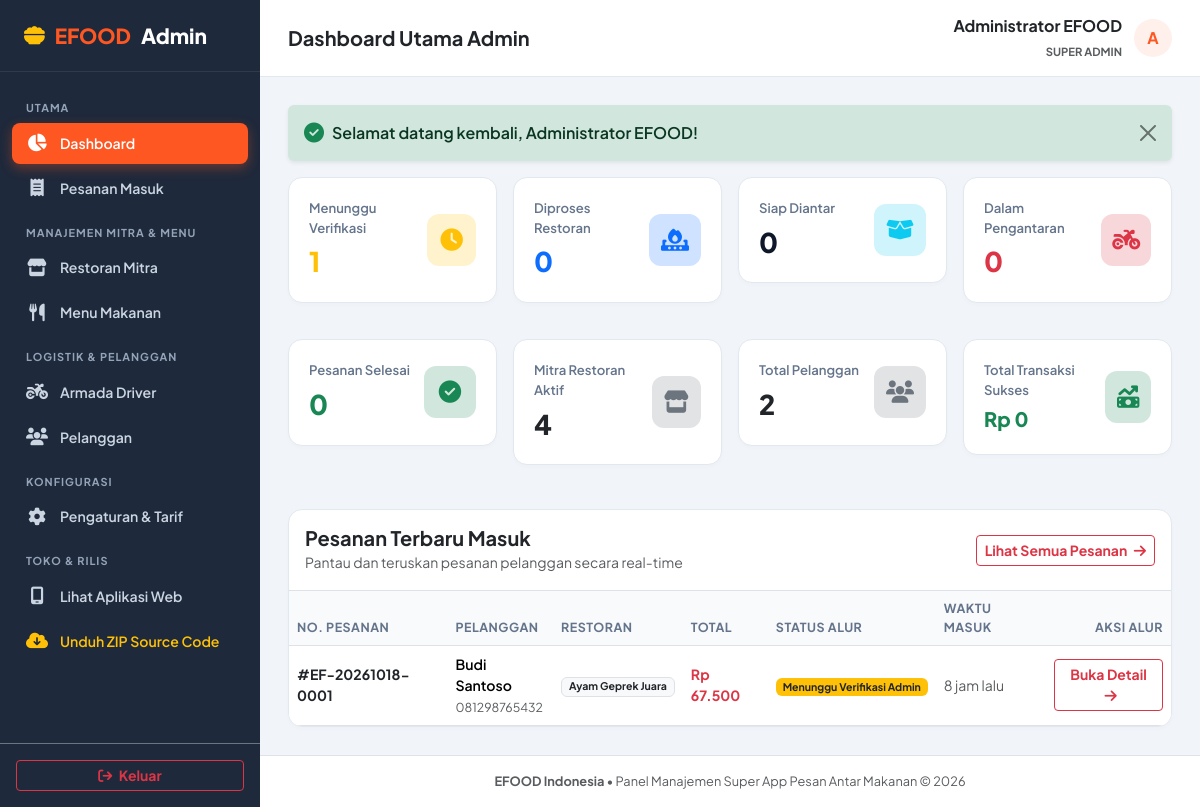
/public/admin/dashboard (signed in), run on the app's committed database.
### tables this page shows
CREATE TABLE `orders` (
  `id` INT UNSIGNED AUTO_INCREMENT PRIMARY KEY,
  `order_number` VARCHAR(30) NOT NULL UNIQUE,
  `customer_id` INT UNSIGNED NOT NULL,
  `restaurant_id` INT UNSIGNED NOT NULL,
  `driver_id` INT UNSIGNED NULL,
  `status` ENUM(
    'pending_verification',
    'verified',
    'restaurant_processing',
    'ready_for_delivery',
    'assigned_to_driver',
    'picked_up',
    'on_delivery',
    'delivered',
    'rejected',
    'cancelled',
    'delivery_failed'
  ) NOT NULL DEFAULT 'pending_verification',
  `payment_method` ENUM('cod', 'transfer') NOT NULL DEFAULT 'cod',
  `payment_status` ENUM('unpaid', 'paid') NOT NULL DEFAULT 'unpaid',
  `subtotal` DECIMAL(12, 2) NOT NULL,
  `delivery_fee` DECIMAL(12, 2) NOT NULL DEFAULT 0.00,
  `discount_amount` DECIMAL(12, 2) NOT NULL DEFAULT 0.00,
  `grand_total` DECIMAL(12, 2) NOT NULL,
  `customer_name` VARCHAR(100) NOT NULL,
  `customer_phone` VARCHAR(25) NOT NULL,
  `delivery_address` TEXT NOT NULL,
  `delivery_latitude` DECIMAL(10, 8) NOT NULL,
  `delivery_longitude` DECIMAL(11, 8) NOT NULL,
  `distance_km` DECIMAL(6, 2) NOT NULL DEFAULT 1.00,
  `customer_note` TEXT NULL,
  `verified_by` INT UNSIGNED NULL,
  `verified_at` DATETIME NULL,
  `created_at` TIMESTAMP DEFAULT CURRENT_TIMESTAMP,
  `updated_at` TIMESTAMP DEFAULT CURRENT_TIMESTAMP ON UPDATE CURRENT_TIMESTAMP,
  FOREIGN KEY (`customer_id`) REFERENCES `users`(`id`),
  FOREIGN KEY (`restaurant_id`) REFERENCES `restaurants`(`id`),
  FOREIGN KEY (`driver_id`) REFERENCES `drivers`(`id`) ON DELETE SET NULL,
  FOREIGN KEY (`verified_by`) REFERENCES `users`(`id`) ON DELETE SET NULL,
  INDEX `idx_orders_status` (`status`),
  INDEX `idx_orders_customer` (`customer_id`),
  INDEX `idx_orders_number` (`order_number`)
);

CREATE TABLE `restaurants` (
  `id` INT UNSIGNED AUTO_INCREMENT PRIMARY KEY,
  `name` VARCHAR(150) NOT NULL,
  `slug` VARCHAR(160) NOT NULL UNIQUE,
  `description` TEXT NULL,
  `address` TEXT NOT NULL,
  `latitude` DECIMAL(10, 8) NOT NULL DEFAULT -6.20000000,
  `longitude` DECIMAL(11, 8) NOT NULL DEFAULT 106.81666600,
  `whatsapp` VARCHAR(25) NOT NULL,
  `opening_time` TIME NOT NULL DEFAULT '08:00:00',
  `closing_time` TIME NOT NULL DEFAULT '22:00:00',
  `minimum_order` DECIMAL(12, 2) NOT NULL DEFAULT 10000.00,
  `preparation_time` INT NOT NULL DEFAULT 20,  
  `logo` VARCHAR(255) NULL,
  `cover_image` VARCHAR(255) NULL,
  `rating` DECIMAL(3, 2) NOT NULL DEFAULT 4.80,
  `status` ENUM('active', 'inactive') NOT NULL DEFAULT 'active',
  `created_at` TIMESTAMP DEFAULT CURRENT_TIMESTAMP,
  `updated_at` TIMESTAMP DEFAULT CURRENT_TIMESTAMP ON UPDATE CURRENT_TIMESTAMP,
  INDEX `idx_restaurants_status` (`status`),
  INDEX `idx_restaurants_slug` (`slug`)
);

### resources/views/admin/dashboard.php (the view, shortened to what the rows shown need)
<div class="admin-main">
    <main class="admin-content">
        <div class="row g-3 mb-4">
            <div class="col-sm-6 col-xl-3">
                <div class="stat-card">
                    <div>
                        <div class="stat-label">Menunggu Verifikasi</div>
                        <div class="stat-val text-warning"><?= $stats['pending_verification'] ?></div>
                    </div>
                    <div class="stat-icon bg-warning-subtle text-warning">
                        <i class="fa-solid fa-clock"></i>
                    </div>
                </div>
            </div>
            <div class="col-sm-6 col-xl-3">
                <div class="stat-card">
                    <div>
                        <div class="stat-label">Diproses Restoran</div>
                        <div class="stat-val text-primary"><?= $stats['restaurant_processing'] ?></div>
                    </div>
                    <div class="stat-icon bg-primary-subtle text-primary">
                        <i class="fa-solid fa-fire-burner"></i>
                    </div>
                </div>
            </div>
            <div class="col-sm-6 col-xl-3">
                <div class="stat-card">
                    <div>
                        <div class="stat-label">Siap Diantar</div>
                        <div class="stat-val text-purple"><?= $stats['ready_for_delivery'] ?></div>
                    </div>
                    <div class="stat-icon bg-info-subtle text-info">
                        <i class="fa-solid fa-box-open"></i>
                    </div>
                </div>
            </div>
            <div class="col-sm-6 col-xl-3">
                <div class="stat-card">
                    <div>
                        <div class="stat-label">Dalam Pengantaran</div>
                        <div class="stat-val text-danger"><?= $stats['on_delivery'] ?></div>
                    </div>
                    <div class="stat-icon bg-danger-subtle text-danger">
                        <i class="fa-solid fa-motorcycle"></i>
                    </div>
                </div>
            </div>
            <div class="col-sm-6 col-xl-3">
                <div class="stat-card">
                    <div>
                        <div class="stat-label">Pesanan Selesai</div>
                        <div class="stat-val text-success"><?= $stats['delivered'] ?></div>
                    </div>
                    <div class="stat-icon bg-success-subtle text-success">
                        <i class="fa-solid fa-circle-check"></i>
                    </div>
                </div>
            </div>
            <div class="col-sm-6 col-xl-3">
                <div class="stat-card">
                    <div>
                        <div class="stat-label">Mitra Restoran Aktif</div>
                        <div class="stat-val text-dark"><?= $stats['total_restaurants'] ?></div>
                    </div>
                    <div class="stat-icon bg-secondary-subtle text-secondary">
                        <i class="fa-solid fa-store"></i>
                    </div>
                </div>
            </div>
            <div class="col-sm-6 col-xl-3">
                <div class="stat-card">
                    <div>
                        <div class="stat-label">Total Pelanggan</div>
                        <div class="stat-val text-dark"><?= $stats['total_customers'] ?></div>
                    </div>
                    <div class="stat-icon bg-secondary-subtle text-secondary">
                        <i class="fa-solid fa-users"></i>
                    </div>
                </div>
            </div>
            <div class="col-sm-6 col-xl-3">
                <div class="stat-card">
                    <div>
                        <div class="stat-label">Total Transaksi Sukses</div>
                        <div class="stat-val text-success fs-5"><?= Format::rupiah($stats['total_revenue']) ?></div>
                    </div>
                    <div class="stat-icon bg-success-subtle text-success">
                        <i class="fa-solid fa-money-bill-trend-up"></i>
                    </div>
                </div>
            </div>
        </div>
        <div class="admin-table-card">
            <div class="p-3 border-bottom d-flex align-items-center justify-content-between">
                <div>
                    <h5 class="fw-bold mb-0 text-dark">Pesanan Terbaru Masuk</h5>
                    <small class="text-muted">Pantau dan teruskan pesanan pelanggan secara real-time</small>
                </div>
                <a href="<?= View::url('admin/pesanan') ?>" class="btn btn-sm btn-outline-danger fw-bold">
                    Lihat Semua Pesanan <i class="fa-solid fa-arrow-right ms-1"></i>
                </a>
            </div>
            <div class="table-responsive">
                <table class="table table-hover mb-0">
                    <thead>
                        <tr>
                            <th>No. Pesanan</th>
                            <th>Pelanggan</th>
                            <th>Restoran</th>
                            <th>Total</th>
                            <th>Status Alur</th>
                            <th>Waktu Masuk</th>
                            <th class="text-end">Aksi Alur</th>
                        </tr>
                    </thead>
                    <tbody>
                        <?php if (empty($recentOrders)): ?>
                            <tr>
                                <td colspan="7" class="text-center py-4 text-muted">Belum ada pesanan terbaru.</td>
                            </tr>
                        <?php else: ?>
                            <?php foreach ($recentOrders as $ord): ?>
                                <tr>
                                    <td>
                                        <a href="<?= View::url('admin/pesanan/' . $ord['order_number']) ?>" class="fw-bold text-dark text-decoration-none">
                                            #<?= Security::escape($ord['order_number']) ?>
                                        </a>
                                    </td>
                                    <td>
                                        <div class="fw-semibold"><?= Security::escape($ord['customer_name']) ?></div>
                                        <small class="text-muted"><?= Security::escape($ord['customer_phone']) ?></small>
                                    </td>
                                    <td>
                                        <span class="badge bg-light text-dark border"><?= Security::escape($ord['restaurant_name']) ?></span>
                                    </td>
                                    <td class="fw-bold text-danger"><?= Format::rupiah($ord['grand_total']) ?></td>
                                    <td>
                                        <span class="badge <?= Format::statusBadgeClass($ord['status']) ?>">
                                            <?= Format::statusLabel($ord['status']) ?>
                                        </span>
                                    </td>
                                    <td class="text-muted small"><?= Format::timeAgo($ord['created_at']) ?></td>
                                    <td class="text-end">
                                        <a href="<?= View::url('admin/pesanan/' . $ord['order_number']) ?>" class="btn btn-sm btn-outline-danger fw-bold">
                                            Buka Detail <i class="fa-solid fa-arrow-right ms-1"></i>
                                        </a>
                                    </td>
                                </tr>
                            <?php endforeach; ?>
                        <?php endif; ?>
                    </tbody>
                </table>
            </div>
        </div>
    </main>

### routes/web.php (shortened to what the rows shown need)
<?php
class Router
{
    private static array $routes = [];
    public static function get(string $path, array $handler, array $middlewares = []): void
    {
        self::$routes['GET'][] = ['path' => $path, 'handler' => $handler, 'middlewares' => $middlewares];
    }
    public static function post(string $path, array $handler, array $middlewares = []): void
    {
        self::$routes['POST'][] = ['path' => $path, 'handler' => $handler, 'middlewares' => $middlewares];
    }
    public static function dispatch(string $method, string $uri): void
    {
        $uri = strtok($uri, '?');
        $uri = trim($uri, '/');
        $routesForMethod = self::$routes[$method] ?? [];
        foreach ($routesForMethod as $route) {
            $pattern = trim($route['path'], '/');
            $regex = preg_replace('/\{([a-zA-Z0-9_]+)\}/', '([^/]+)', $pattern);
            $regex = "#^" . $regex . "$#";
            if (preg_match($regex, $uri, $matches)) {
                array_shift($matches);
                [$controllerClass, $actionMethod] = $route['handler'];
                $controller = new $controllerClass();
                call_user_func_array([$controller, $actionMethod], $matches);
                return;
            }
        }
    }
}

### data on the page
orders: order_number "EF-20261018-0001", customer_name "Budi Santoso", customer_phone "081298765432", restaurant.name "Ayam Geprek Juara", grand_total "Rp 67.500", status "Menunggu Verifikasi Admin", created_at "8 jam lalu"

### other printed values
$stats['pending_verification'] "1"
$stats['restaurant_processing'] "0"
$stats['ready_for_delivery'] "0"
$stats['on_delivery'] "0"
$stats['delivered'] "0"
$stats['total_restaurants'] "4"
$stats['total_customers'] "2"
Format::rupiah($stats['total_revenue']) "Rp 0"
